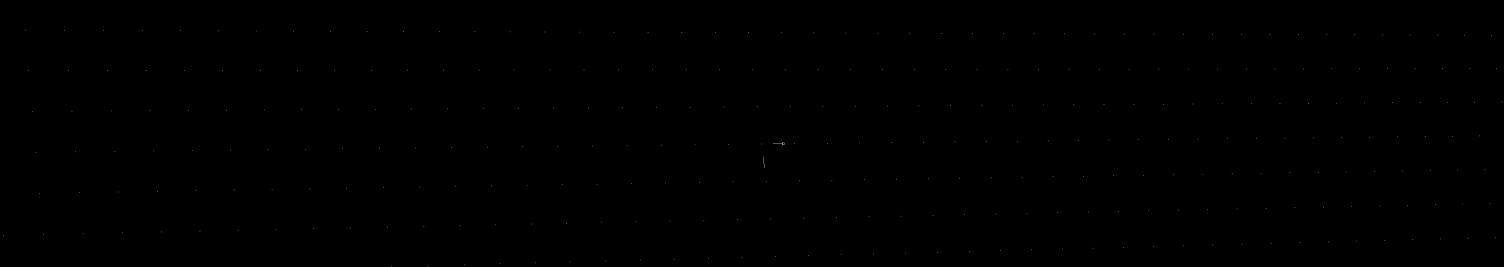
#> input picture openpiv/data/test7/D_cal_cam0_0001.tif, 4512 x 800 px (shown at 1/3 size)
$ python -i _checkerboard_detection.py   (imports and definitions only)
#> lines starting #> are read from the running program, lines starting #| are printed output that depends on the picture; after the words box and inside, x2 and y2 are one past the last pixel; in counts of white or black regions, pixels touching at a corner belong together
import numpy as np
from scipy import ndimage


__all__ = [
    'detect_checkerboard'
]


def _rotate_image(
    image: np.ndarray,
    angle: float,
    output_shape: tuple | None=None
) -> np.ndarray:
    cosine, sine = np.cos(angle), np.sin(angle)

    matrix = np.array(
        [
            [cosine, -sine],
            [sine, cosine]
        ]
    )

    center = (np.asarray(image.shape) - 1) / 2

    if output_shape is None:
        corners = np.array(
            [
                [0, 0],
                [0, image.shape[1] - 1],
                [image.shape[0] - 1, 0],
                [image.shape[0] - 1, image.shape[1] - 1]
            ]
        )

        corners = np.dot(
            corners - center,
            matrix.T
        )

        output_shape = tuple(
            np.ceil(
                np.ptp(corners, axis=0) - 1e-12
            ).astype(int) + 1
        )

    out_center = (np.asarray(output_shape) - 1) / 2

    rows, cols = np.indices(
        output_shape,
        dtype=float
    )

    rows -= out_center[0]
    cols -= out_center[1]

    source = np.array(
        [
            cosine * rows + sine * cols + center[0],
            -sine * rows + cosine * cols + center[1]
        ]
    )

    rotated = np.zeros(
        output_shape,
        dtype=float
    )

    ndimage.map_coordinates(
        image,
        source,
        output=rotated,
        order=1,
        mode="constant",
        cval=0
    )

    return rotated


def _corner_response(
    image: np.ndarray,
    length: int,
    width: int
) -> np.ndarray:
    """Create a response field using rotated images and blur filters.

    Create a response field of checkerboard corners using an approximated
    radon filter. This is accomplished by rotating an image, applying a
    box blur filter, and rotating the image back.

    """
    angles = [
        0,
        np.pi / 4,
        np.pi / 2,
        3 * np.pi / 4
    ]

    averages = []

    for angle in angles:
        if angle == 0:
            rotated = image
        else:
            rotated = _rotate_image(
                image,
                angle
            )

        filtered = ndimage.uniform_filter(
            rotated,
            (width, length),
            mode="mirror"
        )

        if angle != 0:
            filtered = _rotate_image(
                filtered,
                -angle,
                image.shape
            )

        averages.append(filtered)

    averages = np.stack(averages)

    profile = np.rint(averages * 255)

    left, right = (
        np.roll(profile, 1, axis=0),
        np.roll(profile, -1, axis=0)
    )

    maxima = (left <= profile) & (right < profile)
    minima = (left > profile) & (right >= profile)

    junction = np.sum(maxima | minima, axis=0) == 2

    response = np.where(
        junction,
        np.ptp(averages, axis=0)**2,
        0
    )

    # As in OpenCV's FastX, suppress broad responses and smooth the corner impulses.
    high = ndimage.uniform_filter(
        response,
        width,
        mode="mirror"
    )

    low = ndimage.uniform_filter(
        response,
        length,
        mode="mirror"
    )

    return np.maximum(high - 0.8 * low, 0)


## TODO: Use OpenPIV's 3 point subpixel estimators
def _gaussian_offset(
    left: np.ndarray,
    center: np.ndarray,
    right: np.ndarray
) -> np.ndarray:
    offset = np.zeros_like(
        center,
        dtype=float
    )

    valid = (left > 0) & (center > 0) & (right > 0)

    l, c, r = (
        np.log(values[valid])
        for values in (left, center, right)
    )

    denominator = 2 * (l - 2 * c + r)

    delta = np.divide(
        l - r,
        denominator,
        out=np.zeros_like(c),
        where=denominator < -np.finfo(float).eps
    )

    offset[valid] = np.clip(delta, -0.5, 0.5)

    return offset


def _mask_candidates(
    response: np.ndarray,
    border: int,
    radius: int,
    threshold_rel: float
) -> np.ndarray:
    valid = np.zeros(
        response.shape,
        dtype=bool
    )

    valid[border:-border, border:-border] = True
    peak = response[valid].max()

    if peak <= np.finfo(float).eps:
        return np.zeros(
            response.shape,
            dtype=bool
        )

    local_maximum = ndimage.maximum_filter(
        response,
        size=2 * radius + 1
    )

    minimum_response = peak * threshold_rel

    candidates = valid.copy()
    candidates &= response >= minimum_response
    candidates &= response > 0
    candidates &= response == local_maximum

    return candidates


def _refine_candidates(
    response: np.ndarray,
    candidates: np.ndarray
) -> np.ndarray:
    labels, count = ndimage.label(
        candidates,
        structure=np.ones((3, 3))
    )

    if count == 0:
        return np.empty(
            (2, 0),
            dtype=float
        )

    positions = np.asarray(
        ndimage.maximum_position(
            response,
            labels,
            np.arange(1, count + 1)
        )
    )

    y, x = positions.T

    dx = _gaussian_offset(
        response[y, x - 1],
        response[y, x],
        response[y, x + 1]
    )

    dy = _gaussian_offset(
        response[y - 1, x],
        response[y, x],
        response[y + 1, x]
    )

    return np.array(
        [
            x + dx,
            y + dy
        ]
    )


def _filter_candidates(
    image: np.ndarray,
    points: np.ndarray,
    length: int
) -> np.ndarray:
    if points.shape[1] == 0:
        return points

    # Opposing samples agree at a checkerboard crossing, but not at an edge
    angles = (np.arange(16) + 0.5) * (2 * np.pi / 16)

    ring = points[:, :, None] + (length / 2) * np.array(
        [
            np.cos(angles),
            np.sin(angles)
        ]
    )[:, None, :]

    samples = ndimage.map_coordinates(
        image,
        ring[::-1],
        order=1,
        mode="nearest",
        prefilter=False
    )

    symmetry_error = np.mean(
        np.abs(
            samples - np.roll(samples, 8, axis=1)
        ),
        axis=1
    )

    local_contrast = np.ptp(
        samples,
        axis=1
    )

    valid = local_contrast > 0
    valid &= symmetry_error < 0.25 * local_contrast

    return points[:, valid]


def detect_checkerboard(
    image: np.ndarray,
    robust: bool=False,
    filter_size: int=17,
    min_distance: int | None=None,
    threshold_rel: float=0.4
) -> np.ndarray:
    """Find subpixel checkerboard intersections for later point matching.

    Parameters
    ----------
    image : (height, width) array_like
        Finite, real grayscale intensities. Integer, floating and boolean
        images are accepted; intensities are normalized internally.
    robust : bool, optional
        Upsample by two before filtering and peak fitting. The filter support
        and peak separation are scaled too. Coordinates are returned in the
        original pixel frame, including the half-pixel resize correction.
        This reduces sampling error at the cost of memory and processing time.
    filter_size : int, optional
        Odd length of the directional box filter, at least 5, in original
        pixels. The odd transverse width is approximately 2/7 of this length
        (5 by 17 by default). Choose a length smaller than the tile spacing.
    min_distance : int, optional
        Peak suppression radius in original pixels (Chebyshev distance).
        Defaults to half the filter size. Must be positive and smaller than
        the distance between adjacent intersections.
    threshold_rel : float, optional
        Minimum response as a fraction of the strongest response, in (0, 1].

    Returns
    -------
    points : (2, n) ndarray
        Floating-point image coordinates: x in the first row, y in the second,
        consistent with the other calibration point functions. Pixel centers
        start at (0, 0); y increases downward.

    Notes
    -----
    Horizontal and vertical box averages are computed both before and after
    an image rotation. Their angular contrast gives a localized Radon
    response. Each local maximum is refined independently along x and y
    using a three-point Gaussian fit. A point-symmetry check rejects ordinary
    edges and tile outlines. Intersections within roughly one filter length
    of the image boundary are excluded because their filter support is
    incomplete.

    For related checkerboard detection methods, see [OpenCVFastX]_ and
    [Duda2018]_.

    References
    ----------
    .. [OpenCVFastX] OpenCV contributors. FastX corner detector, implemented in
       ``modules/calib3d/src/chessboard.cpp``.
       https://github.com/opencv/opencv/blob/4.x/modules/calib3d/src/chessboard.cpp

    .. [Duda2018] Alexander Duda and Udo Frese. "Accurate Detection and Localization
       of Checkerboard Corners for Calibration." Proceedings of the British
       Machine Vision Conference (BMVC), 2018.
       https://bmvc2018.org/contents/papers/0508.pdf

    Examples
    --------
    >>> from openpiv.calibration.marker_detect import checkerboard_find_points
    >>> points = checkerboard_find_points(calibration_image, robust=True)
    >>> x, y = points

    """
    image = np.asarray(image)

    if image.ndim != 2 or image.size == 0:
        raise ValueError(
            "image must be a nonempty two-dimensional grayscale array"
        )

    if image.dtype.kind not in "buif" or not np.isfinite(image).all():
        raise ValueError(
            "image must contain finite real intensities"
        )

    if (
        isinstance(filter_size, (bool, np.bool_)) or
        not isinstance(filter_size, (int, np.integer)) or
        filter_size < 5 or
        filter_size % 2 != 1
    ):
        raise ValueError(
            "filter_size must be an odd integer of at least 5"
        )

    if min_distance is None:
        min_distance = filter_size // 2

    if (
        isinstance(min_distance, (bool, np.bool_)) or
        not isinstance(min_distance, (int, np.integer)) or
        min_distance < 1
    ):
        raise ValueError(
            "min_distance must be a positive integer"
        )

    if not np.isfinite(threshold_rel) or not 0 < threshold_rel <= 1:
        raise ValueError(
            "threshold_rel must be in (0, 1]"
        )

    empty = np.empty(
        (2, 0),
        dtype=float
    )

    image = image.astype(float)

    # Scaling before subtraction also handles very large finite float values.
    magnitude = np.max(np.abs(image))

    if magnitude:
        image /= magnitude

    image -= image.min()
    contrast = image.max()

    if contrast == 0:
        return empty

    image /= contrast

    scale = 2 if robust else 1
    width = 2 * (filter_size // 7) + 1

    # Include both post-filters and the Gaussian fit's neighbors. Keep the
    # exclusion region fixed in original pixels when upsampling.
    border = scale * (
        int(
            np.ceil(
                np.hypot(filter_size, width) / 2 + filter_size / 2
            )
        ) + 2
    )

    length = (filter_size - 1) * scale + 1
    width = (width - 1) * scale + 1

    if min(image.shape) * scale <= 2 * border:
        return empty

    if robust:
        image = ndimage.zoom(
            image,
            2,
            order=1,
            mode="nearest",
            grid_mode=True,
            prefilter=False
        )

    response = _corner_response(
        image,
        length,
        width
    )

    candidates = _mask_candidates(
        response,
        border,
        min_distance * scale,
        threshold_rel
    )

    points = _refine_candidates(
        response,
        candidates
    )

    points = _filter_candidates(
        image,
        points,
        length
    )

    return (points + 0.5) / scale - 0.5

>>> import cv2
>>> picture = cv2.imread('../../data/test7/D_cal_cam0_0001.tif', cv2.IMREAD_GRAYSCALE)
#> picture is the input picture: shape (800, 4512); min 0, max 7, mean 0.00172
>>> result = detect_checkerboard(picture)
#> in detect_checkerboard, `magnitude = np.max(np.abs(image))`: magnitude = 7
#> in detect_checkerboard, `contrast = image.max()`: contrast = 1
#> after the loop in _corner_response, `for angle in angles:`: averages = 4 items
#> in _corner_response, `junction = np.sum(maxima | minima, axis=0) == 2`:
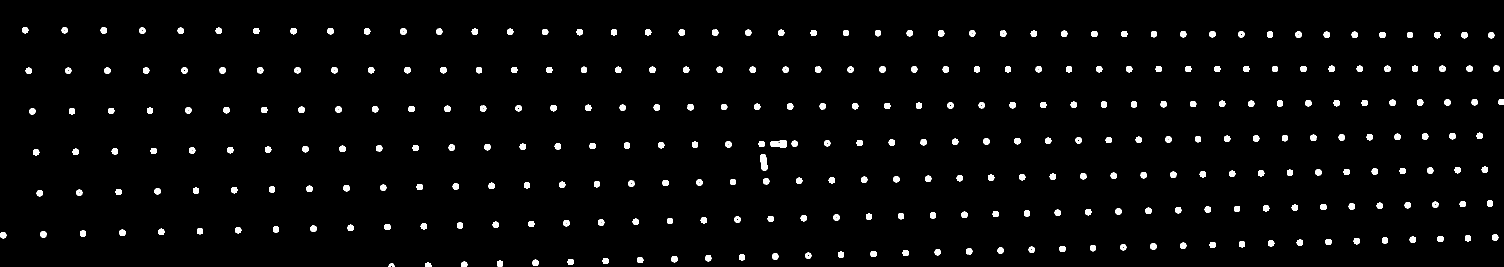
#> junction: shape (800, 4512) bool (shown at 1/3 size); 2.4% white; 312 white regions, largest, box (x1, y1, x2, y2) and area: (2311, 420, 2361, 443) 844, (2281, 462, 2302, 512) 735, (4061, 714, 4080, 733) 283
#> in _mask_candidates, `peak = response[valid].max()`: peak = 0.0272
#> in _mask_candidates, `minimum_response = peak * threshold_rel`: minimum_response = 0.0109
#> in _mask_candidates, `candidates &= response >= minimum_response`: candidates: shape (800, 4512) bool; 0% white; 1 white region, box (x1, y1, x2, y2) and area: (2326, 428, 2345, 434) 44
#> in _mask_candidates, `candidates &= response == local_maximum`: candidates: shape (800, 4512) bool; 0% white in thin lines or dots, all inside (x1, y1, x2, y2) = (2341, 431, 2342, 432)
#> in _refine_candidates, `labels, count = ndimage.label( candidates, structure=np.ones((3, 3)) )`: count = 1
#> in _refine_candidates, `positions = np.asarray( ndimage.maximum_position( response, labels, np..`: positions = [[431, 2341]]
#> in _refine_candidates, `y, x = positions.T`: y = [431]; x = [2341]
#> in _gaussian_offset, `valid = (left > 0) & (center > 0) & (right > 0)`: valid = [True]
#> in _gaussian_offset, `l, c, r = ( np.log(values[valid]) for values in (left, center, right) )`: l = [-3.63]; c = [-3.6]; r = [-3.68]
#> in _gaussian_offset, `denominator = 2 * (l - 2 * c + r)`: denominator = [-0.191]
#> in _gaussian_offset, `delta = np.divide( l - r, denominator, out=np.zeros_like(c), where=den..`: delta = [-0.266]
#> in _refine_candidates, `dy = _gaussian_offset( response[y - 1, x], response[y, x], response[y ..`: dy = [-0.236]
#> in detect_checkerboard, `points = _refine_candidates( response, candidates )`: points = [2340.7, 430.8]
#> in _filter_candidates, `symmetry_error = np.mean( np.abs( samples - np.roll(samples, 8, axis=1..`: symmetry_error = [0]
#> in _filter_candidates, `valid = local_contrast > 0`: valid = [False]
#> in detect_checkerboard, `points = _filter_candidates( image, points, length )`: points = empty array
#> result = empty array
